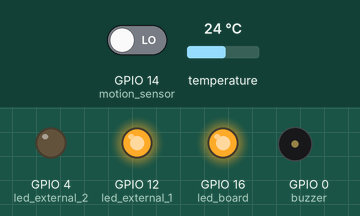
Bench run of a sketch on a simulated ESP8266 (NodeMCU). On the bench: output pins drawn as LEDs (lit = HIGH), buzzer (waves = sounding). The inputs (shaded band) are chosen by the test bench; at power-on: temperature 24 °C, GPIO 14 (motion_sensor) LOW. WiFi joins after 1.5 s; servers stay silent unless stated; what the sketch prints to the serial monitor is not drawn.

Above: at 2.9 s.
3.0 s: temperature set to 39.6 °C
4.5 s: temperature set to 40.5 °C
At 5.6 s:
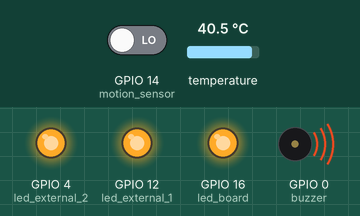
6.2 s: GPIO 14 (motion_sensor) driven HIGH
At 6.6 s:
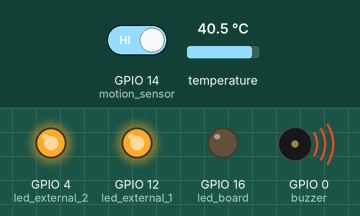
7.8 s: temperature set to 12 °C
At 8.8 s:
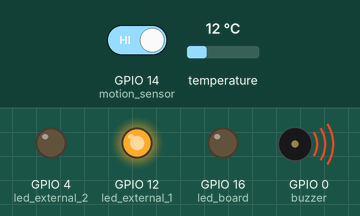
9.3 s: GPIO 14 (motion_sensor) driven LOW
At 9.8 s:
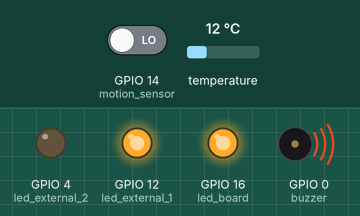
10.8 s: temperature set to 41 °C
At 12.1 s:
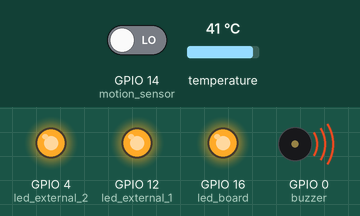
Timing chart, 0 to 13.5 s (numbered marks = the images above; inputs shaded):
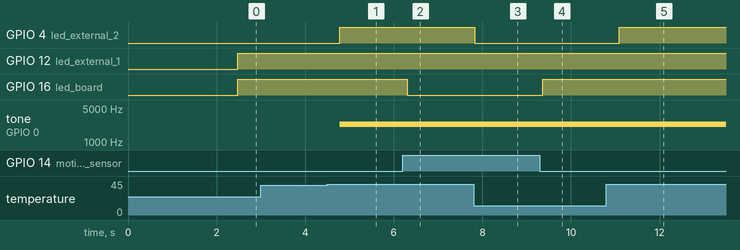

Measured:
- the behaviour switches between 40 and 40.1 °C on temperature (found by bisection; images 0 and 1)
- after the input at 3.0 s, every drawn part: stays the same
- after the input at 4.5 s, GPIO 4 (led_external_2): LOW → HIGH after 0.28 s; tone on GPIO 0 (buzzer): silent → 2300 Hz after 0.28 s
- after the input at 6.2 s, GPIO 16 (led_board): HIGH → LOW after 0.10 s
- after the input at 7.8 s, GPIO 4 (led_external_2): HIGH → LOW at once
- after the input at 9.3 s, GPIO 16 (led_board): LOW → HIGH after 0.06 s
- after the input at 10.8 s, GPIO 4 (led_external_2): LOW → HIGH after 0.29 s

The sketch:

simple_client.ino
```cpp
#include <ESP8266WiFi.h>
#include <OneWire.h>
#include <DallasTemperature.h>

#define MAX_TEMP 40.0

// sensor variables
bool isMotion = false;
float temperature = 0.0;

// Information for accessing the server
const char *ssid = "ED_59";
const char *password = "ED_59_ADMIN";
const char *host = "192.168.11.4"; // IP address of server

// define input/output ports
const int led_board = 16;     // D0 pin
const int led_external_1 = 12; // D6 pin (green)
const int led_external_2 = 4; // D2 pin (red)
const int motion_sensor = 14; // D5 pin (D4 pin is not working for some reason)
const int temp_sensor = 5;    // D1 pin
const int buzzer = 0;        // D3 pin

int refresh = 10;
unsigned long last_movement;

WiFiClient client;
OneWire oneWire(temp_sensor);
DallasTemperature sensors(&oneWire);

void server_connect() {
  WiFi.begin(ssid, password);
  while (WiFi.status() != WL_CONNECTED)
  {
    Serial.print(".");
    delay(500);
  }
  Serial.println();
  Serial.print("IP Address (AP): ");
  Serial.println(WiFi.localIP());
}

void setup()
{
  Serial.begin(115200);
  pinMode(led_board, OUTPUT);  // LED On the board
  pinMode(motion_sensor, INPUT);   // PIR motion sensor
  pinMode(led_external_1, OUTPUT);
  pinMode(led_external_2, OUTPUT);
  pinMode(temp_sensor, INPUT);
  pinMode(buzzer, OUTPUT);

  server_connect();
  client.connect(host, 80);
  sensors.begin();
}

void loop()
{
  // Get a measurement from the sensor(s)
  sensors.requestTemperatures();                // Send the command to get temperatures
  isMotion = digitalRead(motion_sensor);
  temperature = sensors.getTempCByIndex(0);     // index 0 refers to the first IC on the wire (in our case we only have 1)
  Serial.println("Temperature is: ");
  Serial.println(temperature);

  // Connect to the server and send the data as a URL parameter
  contact_server();

  debug_led();
  control_led();
  control_buzzer();
}

void control_buzzer() {
  if (temperature > MAX_TEMP) {
     tone(buzzer, 2300); // Send 2.3KHz sound signal
  } else {
     noTone(buzzer);
  }
}

void debug_led() {
  if (isMotion) {
    digitalWrite(led_board, LOW);
    last_movement = millis();
  } else {
    digitalWrite(led_board, HIGH);
  }
}

void control_led() {
  if (temperature > MAX_TEMP) {
    digitalWrite(led_external_2, HIGH);
  } else {
    if (millis() - last_movement > 10000) {
      digitalWrite(led_external_1, LOW);
      if (millis() - last_movement < 15000) {
        digitalWrite(led_external_2, HIGH);
      } else {
        digitalWrite(led_external_2, LOW);
      }
    } else {
      digitalWrite(led_external_1, HIGH);
      digitalWrite(led_external_2, LOW);
    }
    digitalWrite(led_external_2, LOW);
  }
}

void contact_server() {
  if (refresh > 0 || client.connect(host, 80))
  {
    String url = "/update?value=";
    if (!isMotion && millis() - last_movement > 15000) {
      // close servos / keep closed
      url += "0.0";
      Serial.println("CLOSE");
    } else {
      // open servos
      if (temperature > MAX_TEMP) {
        // close hot servo
        url +="2.0";
        Serial.println("CLOSE HOT");
      } else {
        // open servos / keep open
        url += "1.0";
        Serial.println("OPEN");
      }
    }
    refresh--;
    if (refresh < 0) {
      refresh = 10;
    }
    client.print(String("GET ") + url + " HTTP/1.1\r\n" + "Host: " + host + "\r\n" +
                 "Connection: keep-alive\r\n\r\n"); // minimum set of required URL headers
//    delay(20);
//    // Read all the lines of the response
//    while (client.available())
//    {
//      String line = client.readStringUntil('\r');
//    }
  }
}
```
